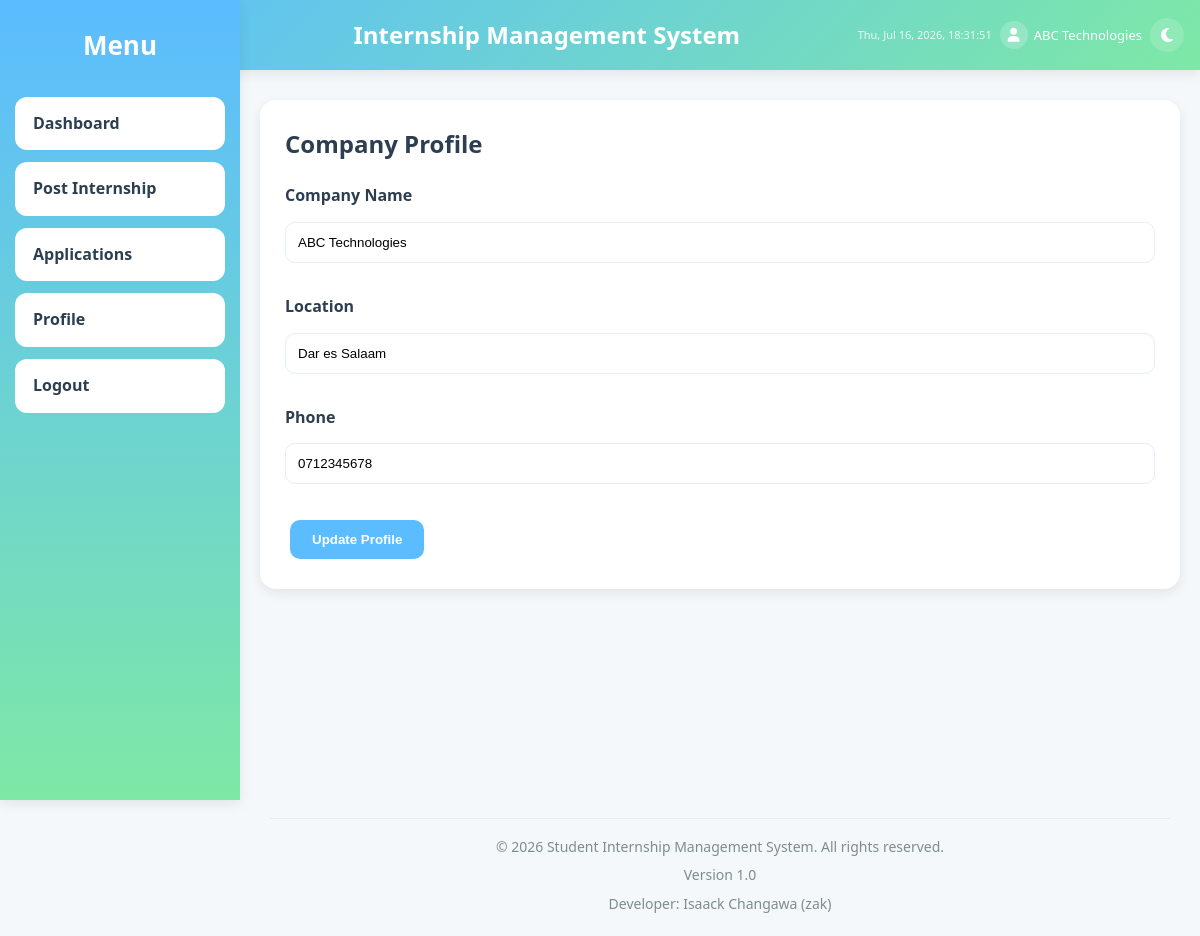
Page /frontend/company/profile.php (signed in) on the committed database.
### tables this page shows
CREATE TABLE `companies` (
  `company_id` int(11) NOT NULL,
  `user_id` int(11) DEFAULT NULL,
  `company_name` varchar(150) DEFAULT NULL,
  `location` varchar(150) DEFAULT NULL,
  `phone` varchar(20) DEFAULT NULL
);

### backend/config/database.php (called while the page is built, shortened)
<?php
class Database
{
    private $host;
    private $dbname;
    private $username;
    private $password;
    public function __construct()
    {
        $this->host = getenv('DB_HOST') ?: 'localhost';
        $this->dbname = getenv('DB_NAME') ?: 'internship_db';
        $this->username = getenv('DB_USERNAME') ?: 'root';
        $this->password = getenv('DB_PASSWORD') ?: '';
    }
    private function loadEnv()
    {
        $envFile = __DIR__ . '/../../.env';
        if (!file_exists($envFile)) return;
    }
    public function connect()
    {
        try {
            $this->conn = new PDO(
                "mysql:host={$this->host};dbname={$this->dbname}",
                $this->username,
                $this->password
            );
            $this->conn->setAttribute(
                PDO::ATTR_ERRMODE,
                PDO::ERRMODE_EXCEPTION
            );
            return $this->conn;
        } catch(PDOException $e) {
            die("Connection Failed: " . $e->getMessage());
        }
    }
}

### backend/classes/company.php (called while the page is built, shortened)
<?php
require_once __DIR__ . "/../config/database.php";
class Company
{
    private $conn;
    public function __construct()
    {
        $database = new Database();
        $this->conn = $database->connect();
    }
    public function getCompanyByUserId($user_id)
    {
        $sql = "SELECT *
                FROM companies
                WHERE user_id = ?
                LIMIT 1";
        $stmt = $this->conn->prepare($sql);
        $stmt->execute([$user_id]);
        return $stmt->fetch(PDO::FETCH_ASSOC);
    }
}

### frontend/company/profile.php (the view, shortened to what this page needs)
<?php
require_once "../../backend/config/database.php";
require_once "../../backend/classes/company.php";
$company_user_id = $_SESSION['user_id'];
$companyObj = new Company();
$company = $companyObj->getCompanyByUserId($company_user_id);
include "../layouts/header.php";
include "../layouts/sidebar.php";
?>
<div class="card">
    <h2>Company Profile</h2>
            <form method="POST">
                <div class="form-group">
                    <label>Company Name</label>
                    <input type="text" name="company_name" value="<?= htmlspecialchars($company['company_name'] ?? '') ?>" required>
                </div>
                <div class="form-group">
                    <label>Location</label>
                    <input type="text" name="location" value="<?= htmlspecialchars($company['location'] ?? '') ?>" required>
                </div>
                <div class="form-group">
                    <label>Phone</label>
                    <input type="tel" name="phone" value="<?= htmlspecialchars($company['phone'] ?? '') ?>">
                </div>
                <button type="submit" class="btn">Update Profile</button>
            </form>
    </div>
<?php include "../layouts/footer.php"; ?>

### frontend/assets/css/style.css (style rules this page uses)
:root { --primary: #5bbcff; --primary-light: #87d5ff; --secondary: #7ee8a6; --success: #27ae60; --warning: #f39c12; --danger: #e74c3c; --white: #ffffff; --bg: #f4f8fb; --text: #2c3e50; --text-light: #7f8c8d; --border: #e5edf5; --sidebar-width: 240px; --radius: 16px; --shadow: 0 4px 12px rgba(0, 0, 0, 0.08); --shadow-hover: 0 12px 30px rgba(0, 0, 0, 0.12); --transition: 0.3s ease; --topbar-gradient: linear-gradient(135deg, var(--primary), var(--secondary)); --sidebar-gradient: linear-gradient(180deg, var(--primary), var(--secondary)); }
* { margin: 0; padding: 0; box-sizing: border-box; }
html, body { height: 100%; overflow-x: hidden; -webkit-tap-highlight-color: transparent; }
body { font-family: "Segoe UI", sans-serif; background: var(--bg); color: var(--text); line-height: 1.6; }
.card { background: white; padding: 25px; margin-bottom: 25px; border-radius: var(--radius); box-shadow: var(--shadow); transition: var(--transition); max-width: 1200px; width: 100%; overflow-x: auto; }
.btn { display: inline-block; padding: 12px 22px; margin: 5px; border: none; border-radius: 10px; cursor: pointer; text-decoration: none; font-weight: 600; background: var(--primary); color: white; transition: var(--transition); }
input:not([type="checkbox"]):not([type="radio"]), select, textarea { width: 100%; padding: 12px; border: 1px solid var(--border); border-radius: 10px; margin: 8px 0 16px; }
.form-group { margin-bottom: 8px; }
.form-group label { display: block; font-weight: 600; margin-bottom: 4px; }
.card h2 { margin-bottom: 20px; }

### frontend/company/profile.php (style rules this page uses)
.form-group { margin: 15px 0; }
.form-group label { display: block; margin-bottom: 5px; font-weight: bold; }
.form-group input, .form-group textarea { width: 100%; padding: 10px; border: 1px solid #ddd; border-radius: 4px; }

### rows in the picture
companies: company_name "ABC Technologies", location "Dar es Salaam", phone "0712345678"

### other values in the picture
$loggedInName "ABC Technologies"
